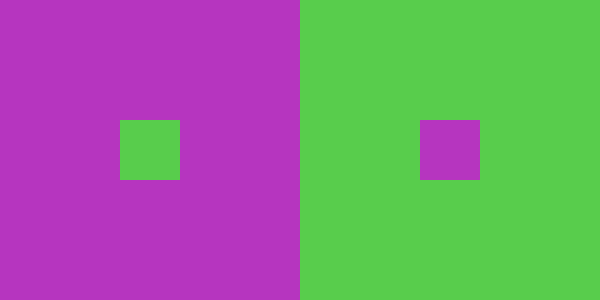
Frame 1 (no input)
Frame 60 (no input): identical to frame 1, image omitted
Frame 120 (the mouse pressed at the canvas centre since frame 60): identical to frame 1, image omitted

The p5.js sketch that drew this single still picture (run headless with seeded random() and noise() and a simulated clock; from frame 60 on, the mouse is pressed at the canvas centre):

// p5.js sketch
// ── sketch.js
var cores = [];

function setup() {
  createCanvas(600, 300); 
  background(255);
  rectMode(CENTER);
  cores = [6];
  for (var i = 0; i < 6; i++) { 
    cores[i] = random(0, 255);
  }
  
} 

function draw() {
noStroke();
  fill(cores[0], cores[1], cores[2]);
  rect(width/4, height/2, width/2, height);
  
  fill(cores[3], cores[4], cores[5]);
  rect(width/4, height/2, width/10, height/5);
  rect(width/4+width/2, height/2, width/2, height); 
  
  fill(cores[0], cores[1], cores[2]);
  rect(width/4+width/2, height/2, width/10, height/5);
}

function keyPressed(){
  cores = [6];
  for (var i = 0; i < 6; i++) { 
    cores[i] = random(0, 255);
  }
}

// ── full.html
<!DOCTYPE html>

<!-- pyp5js index.html boilerplate -->
<html lang="en">

<head>

  <meta charset="utf-8">
  <meta name="viewport" content="width=device-width, initial-scale=1.0">
  <title>pyp5js with Pyodide Demo</title>

  <script src="https://cdn.jsdelivr.net/npm/p5@1.0.0/lib/p5.js"></script>
  <script src="https://cdn.jsdelivr.net/pyodide/v0.18.1/full/pyodide.js"></script>

  <script src="https://cdnjs.cloudflare.com/ajax/libs/ace/1.4.12/ace.js"
    integrity="sha512-GZ1RIgZaSc8rnco/8CXfRdCpDxRCphenIiZ2ztLy3XQfCbQUSCuk8IudvNHxkRA3oUg6q0qejgN/qqyG1duv5Q=="
    crossorigin="anonymous"></script>
  <script src="https://cdnjs.cloudflare.com/ajax/libs/ace/1.4.12/mode-python.min.js"
    integrity="sha512-2Ke4vMGrMfYRM55pT1aA5bw7Pl82Sc7K5Hg8XZYZu+EQrb0AO1mNYTagwZm+MFVAImYS9Mlnm73zcgc01wPXxA=="
    crossorigin="anonymous"></script>
  <script src="https://cdnjs.cloudflare.com/ajax/libs/ace/1.4.12/theme-monokai.min.js"
    integrity="sha512-S4i/WUGRs22+8rjUVu4kBjfNuBNp8GVsgcK2lbaFdws4q6TF3Nd00LxqnHhuxS9iVDfNcUh0h6OxFUMP5DBD+g=="
    crossorigin="anonymous"></script>
  <script src="share.js"></script>
  <script src="target/target_sketch.js" type="module"></script>

  <link rel="stylesheet" href="https://unpkg.com/basscss@7.1.1/css/basscss.min.css">
  <link rel="stylesheet" href="styles.css">
</head>

<body>
<button id="executeBtn" title="(Ctrl/Cmd + Enter) to run the skecth" type="button"
class="btn btn-primary bg-green rounded py1 px2 mb1">Run</button>

    <div id="sketch-holder">
      <!-- You sketch will go here! -->
    </div>
    <div style="display: block">
      <textarea hidden class="display-none" id="id_py_code" name="py_code"></textarea>
      <div class="code-container" >
        <div class="text-editor-box">
          <div hidden id="text-editor" class="text-editor"></div>
  </div>
</body>
<script src="afterBody.js"></script>

</html>
